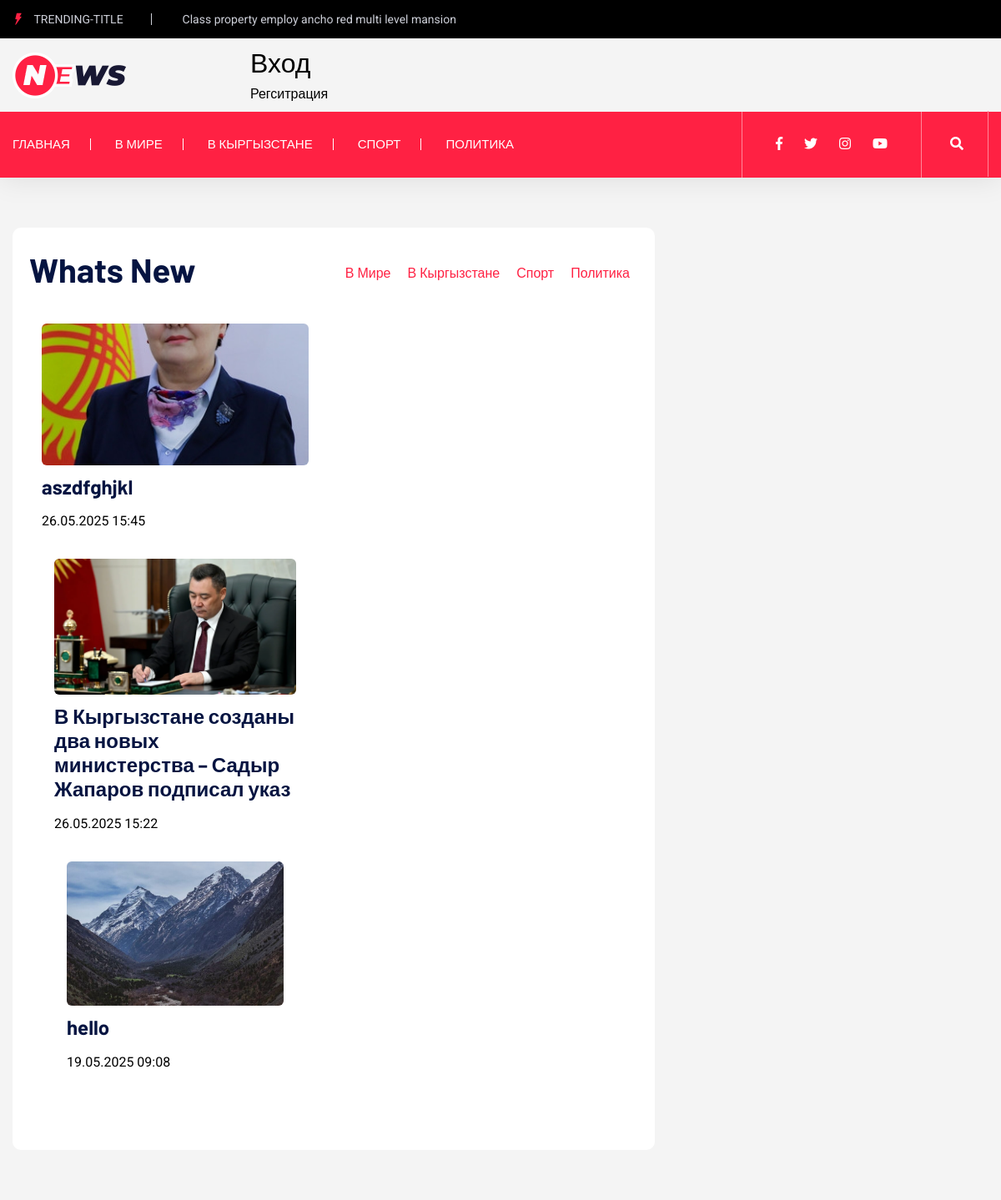
Page /category/v-kyrgyzstane/ on the committed database.
### main/models.py (models this page shows, shortened)
class Category(models.Model):
    name = models.CharField(max_length=100)
    slug = models.SlugField(unique=True, blank=True)

class News(models.Model):
    title = models.CharField(max_length=255, verbose_name='Заголовок')
    slug = models.SlugField(unique=True, blank=True, verbose_name='URL')
    content = models.TextField(max_length=1400, verbose_name='Контент')
    image = models.ImageField(upload_to='news/', blank=True, null=True, verbose_name='Изображение')
    published_date = models.DateTimeField(auto_now_add=True)
    category = models.ForeignKey(Category, on_delete=models.CASCADE)

### main/views.py (the view)
# urls.py: path('category/<slug:slug>/', views.category_view, name='category'),
def category_view(request, slug):
    categories = Category.objects.all()
    category = get_object_or_404(Category, slug=slug)
    news_list = News.objects.filter(
    category=category,
    slug__isnull=False).exclude(slug='').order_by('-published_date')
    return render(request, 'main/category.html', {'category': category, 'news_list': news_list, 'categories': categories})

### main/templates/main/category.html
{% extends 'main/base.html' %}
{% load static %}
{% block content %}
    <div class="about-area2 gray-bg pt-60 pb-60">
        <div class="container">
                <div class="row">
                <div class="col-lg-8">
                    <div class="whats-news-wrapper">
                            <div class="row justify-content-between align-items-end mb-15">
                                <div class="col-xl-4">
                                    <div class="section-tittle mb-30">
                                        <h3>Whats New</h3>
                                    </div>
                                </div>
                                <div class="col-xl-8 col-md-9">
                                    <div class="properties__button">
                                        <nav>
                                            <div class="nav nav-tabs" id="nav-tab" role="tablist">
                                                {% for cat in categories %}
                                                <a class="nav-item nav-link active" id="nav-home-tab" data-toggle="tab" href="{% url 'main:category' cat.slug %}" role="tab" aria-controls="nav-home" aria-selected="true">{{ cat.name }}</a>
                                                {% endfor %}
                                            </div>
                                        </nav>
                                    </div>
                                </div>
                            </div>
                            <div class="row">
                                <div class="col-12">
                                    <div class="tab-content" id="nav-tabContent">
                                        <div class="tab-pane fade show active" id="nav-home" role="tabpanel" aria-labelledby="nav-home-tab">
                                            <div class="row">
                                                <div class="col-xl-6 col-lg-6 col-md-6">
                                                    {% for news in news_list %}
                                                    <div class="whats-news-single mb-40 mb-40">
                                                        <div class="whates-img">
                                                            {% if news.image %}
                                                            <img src="{{ news.image.url }}" alt="">
                                                            {% endif %}
                                                        </div>
                                                        <div class="whates-caption whates-caption2">
                                                            <h4><a href="{% url 'main:news_detail' news.slug %}">{{ news.title }}</a></h4>
                                                            <p>{{ news.published_date|date:"d.m.Y H:i" }}</p>
                                                            <p><a href="{% url 'main:news_detail' news.slug %}">Подробно</a></p>
                                                        </div>
                                                        {% endfor %}
                                                    </div>
                                                </div>
                                    </div>
{% endblock %}

### main/templates/main/base.html (shortened to what this page needs)
{% load static %}
<!doctype html>
<html class="no-js" lang="zxx">
<head>
    <link rel="stylesheet" href="{% static 'assets/css/bootstrap.min.css' %}">
    <link rel="stylesheet" href="{% static 'assets/css/owl.carousel.min.css' %}">
    <link rel="stylesheet" href="{% static 'assets/css/ticker-style.css' %}">
    <link rel="stylesheet" href="{% static 'assets/css/flaticon.css' %}">
    <link rel="stylesheet" href="{% static 'assets/css/slicknav.css' %}">
    <link rel="stylesheet" href="{% static 'assets/css/animate.min.css' %}">
    <link rel="stylesheet" href="{% static 'assets/css/magnific-popup.css' %}">
    <link rel="stylesheet" href="{% static 'assets/css/fontawesome-all.min.css' %}">
    <link rel="stylesheet" href="{% static 'assets/css/themify-icons.css' %}">
    <link rel="stylesheet" href="{% static 'assets/css/slick.css' %}">
    <link rel="stylesheet" href="{% static 'assets/css/nice-select.css' %}">
    <link rel="stylesheet" href="{% static 'assets/css/style.css' %}">
</head>
<body>
<header>
    <div class="header-area">
        <div class="main-header ">
            <div class="header-top black-bg d-none d-sm-block">
                <div class="container">
                    <div class="col-xl-12">
                        <div class="row d-flex justify-content-between align-items-center">
                            <div class="header-info-left">
                                <ul>
                                    <li class="title"><span class="flaticon-energy"></span> trending-title</li>
                                    <li>Class property employ ancho red multi level mansion</li>
                                </ul>
                            </div>
                        </div>
                    </div>
                </div>
            </div>
            <div class="header-mid gray-bg">
                <div class="container">
                    <div class="row d-flex align-items-center">
                        <div class="col-xl-3 col-lg-3 col-md-3 d-none d-md-block">
                            <div class="logo">
                                <a href="index.html"><img src="{% static 'assets/img/logo/logo.png' %}" alt=""></a>
                            </div>
                        </div>
                        <div class="auth-buttons">
                {% if user.is_authenticated %}
                    <h2><a style="color: black;"         href="{% url 'main:create_news' %}" class="add-button">Создать</h2>
                    </a>
                    <h2><a style="color: black;"  href="{% url 'user_app:logout' %}" class="logout-button">Выход</h2>
                    </a>
                {% else %}
                    <h2><a style="color: black;"  href="{% url 'user_app:login' %}" class="login-button">Вход</h2>
                    <a style="color: black;"   href="{% url 'user_app:register' %}" class="register-button">Регситрация</a></h2>
                {% endif %}
            </div>
                    </div>
                </div>
            </div>
            <div class="header-bottom header-sticky">
                <div class="container">
                    <div class="row align-items-center">
                        <div class="col-xl-8 col-lg-8 col-md-12 header-flex">
                            <div class="main-menu d-none d-md-block">
                                <nav>
                                    <ul >
                                        <li><a href="{% url 'main:index' %}">Главная</a></li>
                                        {% for cat in categories %}
                                        <li><a href="{% url 'main:category' cat.slug %}">{{ cat.name }}</a></li>
                                        {% endfor %}
                                    </ul>
                                </nav>
                            </div>
                        </div>
                        <div class="col-xl-4 col-lg-4 col-md-4">
                            <div class="header-right f-right d-none d-lg-block">
                                <ul class="header-social">
                                    <li><a href="https://www.fb.com/sai4ull"><i class="fab fa-facebook-f"></i></a></li>
                                    <li><a href="#"><i class="fab fa-twitter"></i></a></li>
                                    <li><a href="#"><i class="fab fa-instagram"></i></a></li>
                                    <li> <a href="#"><i class="fab fa-youtube"></i></a></li>
                                </ul>
                                <div class="nav-search search-switch">
                                    <i class="fa fa-search"></i>
                                </div>
                            </div>
                        </div>
                        <div class="col-12">
                        </div>
                    </div>
                </div>
            </div>
        </div>
    </div>
</header>
    <main>
        {% block content %}
        {% endblock %}
    </main>

### rows in the picture
Category: name "В МИРЕ", name "В Мире"
Category: name "В КЫРГЫЗСТАНЕ", name "В Кыргызстане"
Category: name "СПОРТ", name "Спорт"
Category: name "ПОЛИТИКА", name "Политика"
News: image (picture), title "aszdfghjkl", published_date "26.05.2025 15:45"
News: image (picture), title "В Кыргызстане созданы два новых министерства – Садыр Жапаров подписал указ", published_date "26.05.2025 15:22"
News: image (picture), title "hello", published_date "19.05.2025 09:08"
